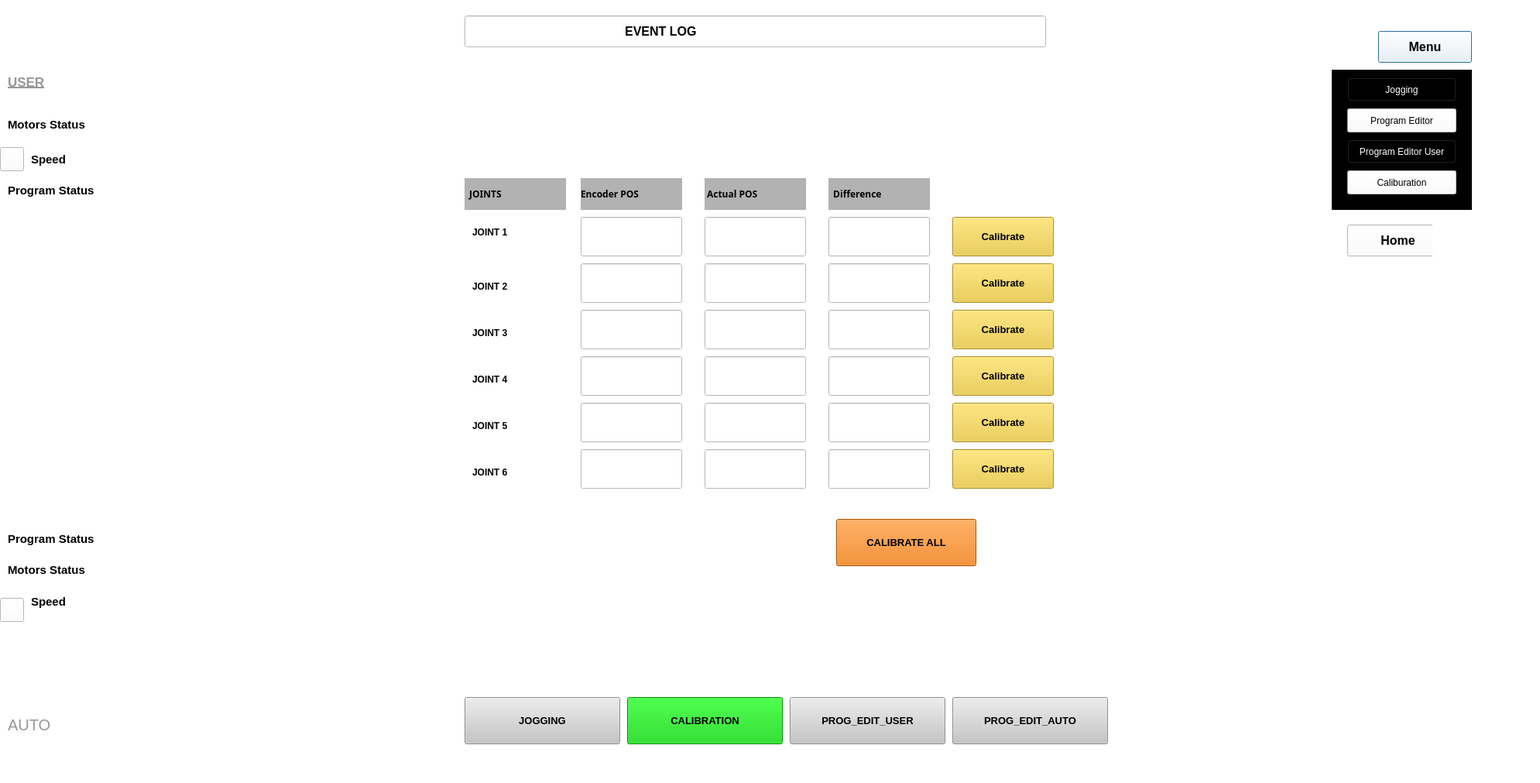
<?xml version="1.0" encoding="UTF-8"?>
<ui version="4.0">
 <class>Dialog</class>
 <widget class="QDialog" name="Dialog">
  <property name="geometry">
   <rect>
    <x>0</x>
    <y>0</y>
    <width>1989</width>
    <height>1011</height>
   </rect>
  </property>
  <property name="windowTitle">
   <string>Dialog</string>
  </property>
  <property name="styleSheet">
   <string notr="true">background-color: rgb(255, 255, 255);</string>
  </property>
  <widget class="QLineEdit" name="lineEdit">
   <property name="geometry">
    <rect>
     <x>600</x>
     <y>20</y>
     <width>751</width>
     <height>41</height>
    </rect>
   </property>
   <property name="font">
    <font>
     <pointsize>12</pointsize>
     <weight>75</weight>
     <bold>true</bold>
    </font>
   </property>
   <property name="text">
    <string>                                              EVENT LOG</string>
   </property>
  </widget>
  <widget class="QLabel" name="label_4">
   <property name="geometry">
    <rect>
     <x>610</x>
     <y>30</y>
     <width>21</width>
     <height>21</height>
    </rect>
   </property>
   <property name="text">
    <string/>
   </property>
   <property name="pixmap">
    <pixmap>../images_home/info.png</pixmap>
   </property>
   <property name="scaledContents">
    <bool>true</bool>
   </property>
  </widget>
  <widget class="QLabel" name="label_6">
   <property name="geometry">
    <rect>
     <x>1540</x>
     <y>700</y>
     <width>311</width>
     <height>251</height>
    </rect>
   </property>
   <property name="text">
    <string/>
   </property>
   <property name="pixmap">
    <pixmap>../images_home/1.png</pixmap>
   </property>
   <property name="scaledContents">
    <bool>true</bool>
   </property>
  </widget>
  <widget class="QLabel" name="label_10">
   <property name="geometry">
    <rect>
     <x>10</x>
     <y>80</y>
     <width>131</width>
     <height>51</height>
    </rect>
   </property>
   <property name="font">
    <font>
     <pointsize>13</pointsize>
     <weight>75</weight>
     <italic>false</italic>
     <bold>true</bold>
     <underline>true</underline>
    </font>
   </property>
   <property name="styleSheet">
    <string notr="true">color:rgb(151, 151, 151);
font-size:13pt;</string>
   </property>
   <property name="text">
    <string>USER</string>
   </property>
  </widget>
  <widget class="QLabel" name="label_9">
   <property name="geometry">
    <rect>
     <x>10</x>
     <y>10</y>
     <width>51</width>
     <height>61</height>
    </rect>
   </property>
   <property name="text">
    <string/>
   </property>
   <property name="pixmap">
    <pixmap>../images_home/U.png</pixmap>
   </property>
   <property name="scaledContents">
    <bool>true</bool>
   </property>
  </widget>
  <widget class="QPushButton" name="homemenubtn1">
   <property name="geometry">
    <rect>
     <x>1780</x>
     <y>40</y>
     <width>121</width>
     <height>41</height>
    </rect>
   </property>
   <property name="font">
    <font>
     <pointsize>12</pointsize>
     <weight>75</weight>
     <bold>true</bold>
    </font>
   </property>
   <property name="text">
    <string>Menu</string>
   </property>
   <property name="icon">
    <iconset>
     <normaloff>:/symbol/menu.png</normaloff>:/symbol/menu.png</iconset>
   </property>
  </widget>
  <widget class="QLabel" name="label">
   <property name="geometry">
    <rect>
     <x>610</x>
     <y>290</y>
     <width>71</width>
     <height>20</height>
    </rect>
   </property>
   <property name="font">
    <font>
     <pointsize>9</pointsize>
     <weight>75</weight>
     <bold>true</bold>
    </font>
   </property>
   <property name="text">
    <string>JOINT 1</string>
   </property>
  </widget>
  <widget class="QLabel" name="label_2">
   <property name="geometry">
    <rect>
     <x>610</x>
     <y>360</y>
     <width>71</width>
     <height>20</height>
    </rect>
   </property>
   <property name="font">
    <font>
     <pointsize>9</pointsize>
     <weight>75</weight>
     <bold>true</bold>
    </font>
   </property>
   <property name="text">
    <string>JOINT 2</string>
   </property>
  </widget>
  <widget class="QLabel" name="label_5">
   <property name="geometry">
    <rect>
     <x>610</x>
     <y>420</y>
     <width>81</width>
     <height>20</height>
    </rect>
   </property>
   <property name="font">
    <font>
     <pointsize>9</pointsize>
     <weight>75</weight>
     <bold>true</bold>
    </font>
   </property>
   <property name="text">
    <string>JOINT 3</string>
   </property>
  </widget>
  <widget class="QLabel" name="label_12">
   <property name="geometry">
    <rect>
     <x>610</x>
     <y>480</y>
     <width>81</width>
     <height>20</height>
    </rect>
   </property>
   <property name="font">
    <font>
     <pointsize>9</pointsize>
     <weight>75</weight>
     <bold>true</bold>
    </font>
   </property>
   <property name="text">
    <string>JOINT 4</string>
   </property>
  </widget>
  <widget class="QLabel" name="label_13">
   <property name="geometry">
    <rect>
     <x>610</x>
     <y>540</y>
     <width>71</width>
     <height>20</height>
    </rect>
   </property>
   <property name="font">
    <font>
     <pointsize>9</pointsize>
     <weight>75</weight>
     <bold>true</bold>
    </font>
   </property>
   <property name="text">
    <string>JOINT 5</string>
   </property>
  </widget>
  <widget class="QLabel" name="label_15">
   <property name="geometry">
    <rect>
     <x>610</x>
     <y>600</y>
     <width>71</width>
     <height>20</height>
    </rect>
   </property>
   <property name="font">
    <font>
     <pointsize>9</pointsize>
     <weight>75</weight>
     <bold>true</bold>
    </font>
   </property>
   <property name="text">
    <string>JOINT 6</string>
   </property>
  </widget>
  <widget class="QLabel" name="label_16">
   <property name="geometry">
    <rect>
     <x>600</x>
     <y>230</y>
     <width>131</width>
     <height>41</height>
    </rect>
   </property>
   <property name="font">
    <font>
     <family>MS Reference Sans Serif</family>
     <pointsize>9</pointsize>
     <weight>75</weight>
     <bold>true</bold>
    </font>
   </property>
   <property name="styleSheet">
    <string notr="true">background-color: rgb(178, 178, 178);</string>
   </property>
   <property name="text">
    <string>  JOINTS</string>
   </property>
  </widget>
  <widget class="QLabel" name="label_17">
   <property name="geometry">
    <rect>
     <x>750</x>
     <y>230</y>
     <width>131</width>
     <height>41</height>
    </rect>
   </property>
   <property name="font">
    <font>
     <family>MS Reference Sans Serif</family>
     <pointsize>9</pointsize>
     <weight>75</weight>
     <bold>true</bold>
    </font>
   </property>
   <property name="styleSheet">
    <string notr="true">background-color: rgb(178, 178, 178);</string>
   </property>
   <property name="text">
    <string>Encoder POS</string>
   </property>
  </widget>
  <widget class="QLabel" name="label_18">
   <property name="geometry">
    <rect>
     <x>910</x>
     <y>230</y>
     <width>131</width>
     <height>41</height>
    </rect>
   </property>
   <property name="font">
    <font>
     <family>MS Reference Sans Serif</family>
     <pointsize>9</pointsize>
     <weight>75</weight>
     <bold>true</bold>
    </font>
   </property>
   <property name="styleSheet">
    <string notr="true">background-color: rgb(178, 178, 178);</string>
   </property>
   <property name="text">
    <string> Actual POS</string>
   </property>
  </widget>
  <widget class="QLabel" name="label_19">
   <property name="geometry">
    <rect>
     <x>1070</x>
     <y>230</y>
     <width>131</width>
     <height>41</height>
    </rect>
   </property>
   <property name="font">
    <font>
     <family>MS Reference Sans Serif</family>
     <pointsize>9</pointsize>
     <weight>75</weight>
     <bold>true</bold>
    </font>
   </property>
   <property name="styleSheet">
    <string notr="true">background-color: rgb(178, 178, 178);</string>
   </property>
   <property name="text">
    <string>  Difference</string>
   </property>
  </widget>
  <widget class="QPushButton" name="pushButton_10">
   <property name="geometry">
    <rect>
     <x>1230</x>
     <y>580</y>
     <width>131</width>
     <height>51</height>
    </rect>
   </property>
   <property name="font">
    <font>
     <pointsize>10</pointsize>
     <weight>75</weight>
     <bold>true</bold>
    </font>
   </property>
   <property name="styleSheet">
    <string notr="true">background-color: rgb(235, 199, 51);</string>
   </property>
   <property name="text">
    <string>Calibrate</string>
   </property>
  </widget>
  <widget class="QLabel" name="label_20">
   <property name="geometry">
    <rect>
     <x>1370</x>
     <y>290</y>
     <width>35</width>
     <height>31</height>
    </rect>
   </property>
   <property name="text">
    <string/>
   </property>
   <property name="pixmap">
    <pixmap>:/NEW/LOGIN/Images_UI/lock-fotor-bg-remover-2023090612198.png</pixmap>
   </property>
   <property name="scaledContents">
    <bool>true</bool>
   </property>
  </widget>
  <widget class="QLabel" name="label_21">
   <property name="geometry">
    <rect>
     <x>1370</x>
     <y>330</y>
     <width>35</width>
     <height>31</height>
    </rect>
   </property>
   <property name="text">
    <string/>
   </property>
   <property name="pixmap">
    <pixmap>:/NEW/LOGIN/Images_UI/lock-fotor-bg-remover-2023090612198.png</pixmap>
   </property>
   <property name="scaledContents">
    <bool>true</bool>
   </property>
  </widget>
  <widget class="QLabel" name="label_22">
   <property name="geometry">
    <rect>
     <x>1370</x>
     <y>380</y>
     <width>35</width>
     <height>31</height>
    </rect>
   </property>
   <property name="text">
    <string/>
   </property>
   <property name="pixmap">
    <pixmap>:/NEW/LOGIN/Images_UI/lock-fotor-bg-remover-2023090612198.png</pixmap>
   </property>
   <property name="scaledContents">
    <bool>true</bool>
   </property>
  </widget>
  <widget class="QLabel" name="label_23">
   <property name="geometry">
    <rect>
     <x>1370</x>
     <y>430</y>
     <width>35</width>
     <height>31</height>
    </rect>
   </property>
   <property name="text">
    <string/>
   </property>
   <property name="pixmap">
    <pixmap>:/NEW/LOGIN/Images_UI/lock-fotor-bg-remover-2023090612198.png</pixmap>
   </property>
   <property name="scaledContents">
    <bool>true</bool>
   </property>
  </widget>
  <widget class="QLabel" name="label_24">
   <property name="geometry">
    <rect>
     <x>1370</x>
     <y>480</y>
     <width>35</width>
     <height>31</height>
    </rect>
   </property>
   <property name="text">
    <string/>
   </property>
   <property name="pixmap">
    <pixmap>:/NEW/LOGIN/Images_UI/lock-fotor-bg-remover-2023090612198.png</pixmap>
   </property>
   <property name="scaledContents">
    <bool>true</bool>
   </property>
  </widget>
  <widget class="QPushButton" name="pushButton_12">
   <property name="geometry">
    <rect>
     <x>1080</x>
     <y>670</y>
     <width>181</width>
     <height>61</height>
    </rect>
   </property>
   <property name="font">
    <font>
     <pointsize>10</pointsize>
     <weight>75</weight>
     <bold>true</bold>
    </font>
   </property>
   <property name="styleSheet">
    <string notr="true">background-color: rgb(231, 115, 0);</string>
   </property>
   <property name="text">
    <string>CALIBRATE ALL</string>
   </property>
  </widget>
  <widget class="QLabel" name="label_26">
   <property name="geometry">
    <rect>
     <x>1250</x>
     <y>610</y>
     <width>35</width>
     <height>31</height>
    </rect>
   </property>
   <property name="text">
    <string/>
   </property>
   <property name="pixmap">
    <pixmap>:/NEW/LOGIN/Images_UI/lock-fotor-bg-remover-2023090612198.png</pixmap>
   </property>
   <property name="scaledContents">
    <bool>true</bool>
   </property>
  </widget>
  <widget class="QLabel" name="label_28">
   <property name="geometry">
    <rect>
     <x>0</x>
     <y>310</y>
     <width>131</width>
     <height>251</height>
    </rect>
   </property>
   <property name="text">
    <string/>
   </property>
   <property name="pixmap">
    <pixmap>:/NEW/LOGIN/Images_UI/cal.png</pixmap>
   </property>
   <property name="scaledContents">
    <bool>true</bool>
   </property>
  </widget>
  <widget class="QLabel" name="label_25">
   <property name="geometry">
    <rect>
     <x>1370</x>
     <y>530</y>
     <width>35</width>
     <height>31</height>
    </rect>
   </property>
   <property name="text">
    <string/>
   </property>
   <property name="pixmap">
    <pixmap>:/NEW/LOGIN/Images_UI/lock-fotor-bg-remover-2023090612198.png</pixmap>
   </property>
   <property name="scaledContents">
    <bool>true</bool>
   </property>
  </widget>
  <widget class="QLineEdit" name="lineEdit_31">
   <property name="geometry">
    <rect>
     <x>750</x>
     <y>280</y>
     <width>131</width>
     <height>51</height>
    </rect>
   </property>
   <property name="font">
    <font>
     <pointsize>9</pointsize>
     <weight>75</weight>
     <bold>true</bold>
    </font>
   </property>
   <property name="text">
    <string/>
   </property>
  </widget>
  <widget class="QLabel" name="label_27">
   <property name="geometry">
    <rect>
     <x>0</x>
     <y>320</y>
     <width>121</width>
     <height>251</height>
    </rect>
   </property>
   <property name="text">
    <string/>
   </property>
   <property name="pixmap">
    <pixmap>../images_home/cal.png</pixmap>
   </property>
   <property name="scaledContents">
    <bool>true</bool>
   </property>
  </widget>
  <widget class="QLabel" name="label_29">
   <property name="geometry">
    <rect>
     <x>1370</x>
     <y>290</y>
     <width>31</width>
     <height>31</height>
    </rect>
   </property>
   <property name="text">
    <string/>
   </property>
   <property name="pixmap">
    <pixmap>../images_home/lock-fotor-bg-remover-2023090612198.png</pixmap>
   </property>
   <property name="scaledContents">
    <bool>true</bool>
   </property>
  </widget>
  <widget class="QLineEdit" name="lineEdit_32">
   <property name="geometry">
    <rect>
     <x>750</x>
     <y>400</y>
     <width>131</width>
     <height>51</height>
    </rect>
   </property>
   <property name="font">
    <font>
     <pointsize>9</pointsize>
     <weight>75</weight>
     <bold>true</bold>
    </font>
   </property>
   <property name="text">
    <string/>
   </property>
  </widget>
  <widget class="QLineEdit" name="lineEdit_33">
   <property name="geometry">
    <rect>
     <x>750</x>
     <y>340</y>
     <width>131</width>
     <height>51</height>
    </rect>
   </property>
   <property name="font">
    <font>
     <pointsize>9</pointsize>
     <weight>75</weight>
     <bold>true</bold>
    </font>
   </property>
   <property name="text">
    <string/>
   </property>
  </widget>
  <widget class="QLineEdit" name="lineEdit_34">
   <property name="geometry">
    <rect>
     <x>750</x>
     <y>580</y>
     <width>131</width>
     <height>51</height>
    </rect>
   </property>
   <property name="font">
    <font>
     <pointsize>9</pointsize>
     <weight>75</weight>
     <bold>true</bold>
    </font>
   </property>
   <property name="text">
    <string/>
   </property>
  </widget>
  <widget class="QLineEdit" name="lineEdit_35">
   <property name="geometry">
    <rect>
     <x>750</x>
     <y>520</y>
     <width>131</width>
     <height>51</height>
    </rect>
   </property>
   <property name="font">
    <font>
     <pointsize>9</pointsize>
     <weight>75</weight>
     <bold>true</bold>
    </font>
   </property>
   <property name="text">
    <string/>
   </property>
  </widget>
  <widget class="QLineEdit" name="lineEdit_36">
   <property name="geometry">
    <rect>
     <x>750</x>
     <y>460</y>
     <width>131</width>
     <height>51</height>
    </rect>
   </property>
   <property name="font">
    <font>
     <pointsize>9</pointsize>
     <weight>75</weight>
     <bold>true</bold>
    </font>
   </property>
   <property name="text">
    <string/>
   </property>
  </widget>
  <widget class="QLineEdit" name="lineEdit_37">
   <property name="geometry">
    <rect>
     <x>910</x>
     <y>280</y>
     <width>131</width>
     <height>51</height>
    </rect>
   </property>
   <property name="font">
    <font>
     <pointsize>9</pointsize>
     <weight>75</weight>
     <bold>true</bold>
    </font>
   </property>
   <property name="text">
    <string/>
   </property>
  </widget>
  <widget class="QLineEdit" name="lineEdit_38">
   <property name="geometry">
    <rect>
     <x>910</x>
     <y>340</y>
     <width>131</width>
     <height>51</height>
    </rect>
   </property>
   <property name="font">
    <font>
     <pointsize>9</pointsize>
     <weight>75</weight>
     <bold>true</bold>
    </font>
   </property>
   <property name="text">
    <string/>
   </property>
  </widget>
  <widget class="QLineEdit" name="lineEdit_40">
   <property name="geometry">
    <rect>
     <x>910</x>
     <y>400</y>
     <width>131</width>
     <height>51</height>
    </rect>
   </property>
   <property name="font">
    <font>
     <pointsize>9</pointsize>
     <weight>75</weight>
     <bold>true</bold>
    </font>
   </property>
   <property name="text">
    <string/>
   </property>
  </widget>
  <widget class="QLineEdit" name="lineEdit_41">
   <property name="geometry">
    <rect>
     <x>1070</x>
     <y>580</y>
     <width>131</width>
     <height>51</height>
    </rect>
   </property>
   <property name="font">
    <font>
     <pointsize>9</pointsize>
     <weight>75</weight>
     <bold>true</bold>
    </font>
   </property>
   <property name="text">
    <string/>
   </property>
  </widget>
  <widget class="QLineEdit" name="lineEdit_42">
   <property name="geometry">
    <rect>
     <x>1070</x>
     <y>520</y>
     <width>131</width>
     <height>51</height>
    </rect>
   </property>
   <property name="font">
    <font>
     <pointsize>9</pointsize>
     <weight>75</weight>
     <bold>true</bold>
    </font>
   </property>
   <property name="text">
    <string/>
   </property>
  </widget>
  <widget class="QLineEdit" name="lineEdit_43">
   <property name="geometry">
    <rect>
     <x>1070</x>
     <y>460</y>
     <width>131</width>
     <height>51</height>
    </rect>
   </property>
   <property name="font">
    <font>
     <pointsize>9</pointsize>
     <weight>75</weight>
     <bold>true</bold>
    </font>
   </property>
   <property name="text">
    <string/>
   </property>
  </widget>
  <widget class="QLineEdit" name="lineEdit_44">
   <property name="geometry">
    <rect>
     <x>1070</x>
     <y>400</y>
     <width>131</width>
     <height>51</height>
    </rect>
   </property>
   <property name="font">
    <font>
     <pointsize>9</pointsize>
     <weight>75</weight>
     <bold>true</bold>
    </font>
   </property>
   <property name="text">
    <string/>
   </property>
  </widget>
  <widget class="QLineEdit" name="lineEdit_45">
   <property name="geometry">
    <rect>
     <x>1070</x>
     <y>340</y>
     <width>131</width>
     <height>51</height>
    </rect>
   </property>
   <property name="font">
    <font>
     <pointsize>9</pointsize>
     <weight>75</weight>
     <bold>true</bold>
    </font>
   </property>
   <property name="text">
    <string/>
   </property>
  </widget>
  <widget class="QLineEdit" name="lineEdit_46">
   <property name="geometry">
    <rect>
     <x>1070</x>
     <y>280</y>
     <width>131</width>
     <height>51</height>
    </rect>
   </property>
   <property name="font">
    <font>
     <pointsize>9</pointsize>
     <weight>75</weight>
     <bold>true</bold>
    </font>
   </property>
   <property name="text">
    <string/>
   </property>
  </widget>
  <widget class="QLineEdit" name="lineEdit_47">
   <property name="geometry">
    <rect>
     <x>910</x>
     <y>460</y>
     <width>131</width>
     <height>51</height>
    </rect>
   </property>
   <property name="font">
    <font>
     <pointsize>9</pointsize>
     <weight>75</weight>
     <bold>true</bold>
    </font>
   </property>
   <property name="text">
    <string/>
   </property>
  </widget>
  <widget class="QLineEdit" name="lineEdit_48">
   <property name="geometry">
    <rect>
     <x>910</x>
     <y>520</y>
     <width>131</width>
     <height>51</height>
    </rect>
   </property>
   <property name="font">
    <font>
     <pointsize>9</pointsize>
     <weight>75</weight>
     <bold>true</bold>
    </font>
   </property>
   <property name="text">
    <string/>
   </property>
  </widget>
  <widget class="QLineEdit" name="lineEdit_49">
   <property name="geometry">
    <rect>
     <x>910</x>
     <y>580</y>
     <width>131</width>
     <height>51</height>
    </rect>
   </property>
   <property name="font">
    <font>
     <pointsize>9</pointsize>
     <weight>75</weight>
     <bold>true</bold>
    </font>
   </property>
   <property name="text">
    <string/>
   </property>
  </widget>
  <widget class="QPushButton" name="pushButton_11">
   <property name="geometry">
    <rect>
     <x>1230</x>
     <y>280</y>
     <width>131</width>
     <height>51</height>
    </rect>
   </property>
   <property name="font">
    <font>
     <pointsize>10</pointsize>
     <weight>75</weight>
     <bold>true</bold>
    </font>
   </property>
   <property name="styleSheet">
    <string notr="true">background-color: rgb(235, 199, 51);</string>
   </property>
   <property name="text">
    <string>Calibrate</string>
   </property>
  </widget>
  <widget class="QPushButton" name="pushButton_13">
   <property name="geometry">
    <rect>
     <x>1230</x>
     <y>340</y>
     <width>131</width>
     <height>51</height>
    </rect>
   </property>
   <property name="font">
    <font>
     <pointsize>10</pointsize>
     <weight>75</weight>
     <bold>true</bold>
    </font>
   </property>
   <property name="styleSheet">
    <string notr="true">background-color: rgb(235, 199, 51);</string>
   </property>
   <property name="text">
    <string>Calibrate</string>
   </property>
  </widget>
  <widget class="QPushButton" name="pushButton_14">
   <property name="geometry">
    <rect>
     <x>1230</x>
     <y>400</y>
     <width>131</width>
     <height>51</height>
    </rect>
   </property>
   <property name="font">
    <font>
     <pointsize>10</pointsize>
     <weight>75</weight>
     <bold>true</bold>
    </font>
   </property>
   <property name="styleSheet">
    <string notr="true">background-color: rgb(235, 199, 51);</string>
   </property>
   <property name="text">
    <string>Calibrate</string>
   </property>
  </widget>
  <widget class="QPushButton" name="pushButton_15">
   <property name="geometry">
    <rect>
     <x>1230</x>
     <y>460</y>
     <width>131</width>
     <height>51</height>
    </rect>
   </property>
   <property name="font">
    <font>
     <pointsize>10</pointsize>
     <weight>75</weight>
     <bold>true</bold>
    </font>
   </property>
   <property name="styleSheet">
    <string notr="true">background-color: rgb(235, 199, 51);</string>
   </property>
   <property name="text">
    <string>Calibrate</string>
   </property>
  </widget>
  <widget class="QPushButton" name="pushButton_16">
   <property name="geometry">
    <rect>
     <x>1230</x>
     <y>520</y>
     <width>131</width>
     <height>51</height>
    </rect>
   </property>
   <property name="font">
    <font>
     <pointsize>10</pointsize>
     <weight>75</weight>
     <bold>true</bold>
    </font>
   </property>
   <property name="styleSheet">
    <string notr="true">background-color: rgb(235, 199, 51);</string>
   </property>
   <property name="text">
    <string>Calibrate</string>
   </property>
  </widget>
  <widget class="QLabel" name="label_30">
   <property name="geometry">
    <rect>
     <x>1370</x>
     <y>350</y>
     <width>31</width>
     <height>31</height>
    </rect>
   </property>
   <property name="text">
    <string/>
   </property>
   <property name="pixmap">
    <pixmap>../images_home/lock-fotor-bg-remover-2023090612198.png</pixmap>
   </property>
   <property name="scaledContents">
    <bool>true</bool>
   </property>
  </widget>
  <widget class="QLabel" name="label_31">
   <property name="geometry">
    <rect>
     <x>1370</x>
     <y>410</y>
     <width>31</width>
     <height>31</height>
    </rect>
   </property>
   <property name="text">
    <string/>
   </property>
   <property name="pixmap">
    <pixmap>../images_home/lock-fotor-bg-remover-2023090612198.png</pixmap>
   </property>
   <property name="scaledContents">
    <bool>true</bool>
   </property>
  </widget>
  <widget class="QLabel" name="label_32">
   <property name="geometry">
    <rect>
     <x>1370</x>
     <y>470</y>
     <width>31</width>
     <height>31</height>
    </rect>
   </property>
   <property name="text">
    <string/>
   </property>
   <property name="pixmap">
    <pixmap>../images_home/lock-fotor-bg-remover-2023090612198.png</pixmap>
   </property>
   <property name="scaledContents">
    <bool>true</bool>
   </property>
  </widget>
  <widget class="QLabel" name="label_33">
   <property name="geometry">
    <rect>
     <x>1370</x>
     <y>530</y>
     <width>31</width>
     <height>31</height>
    </rect>
   </property>
   <property name="text">
    <string/>
   </property>
   <property name="pixmap">
    <pixmap>../images_home/lock-fotor-bg-remover-2023090612198.png</pixmap>
   </property>
   <property name="scaledContents">
    <bool>true</bool>
   </property>
  </widget>
  <widget class="QLabel" name="label_34">
   <property name="geometry">
    <rect>
     <x>1370</x>
     <y>590</y>
     <width>31</width>
     <height>31</height>
    </rect>
   </property>
   <property name="text">
    <string/>
   </property>
   <property name="pixmap">
    <pixmap>../images_home/lock-fotor-bg-remover-2023090612198.png</pixmap>
   </property>
   <property name="scaledContents">
    <bool>true</bool>
   </property>
  </widget>
  <widget class="QLabel" name="label_35">
   <property name="geometry">
    <rect>
     <x>1270</x>
     <y>680</y>
     <width>31</width>
     <height>31</height>
    </rect>
   </property>
   <property name="text">
    <string/>
   </property>
   <property name="pixmap">
    <pixmap>../images_home/lock-fotor-bg-remover-2023090612198.png</pixmap>
   </property>
   <property name="scaledContents">
    <bool>true</bool>
   </property>
  </widget>
  <widget class="QStackedWidget" name="stackedWidget">
   <property name="geometry">
    <rect>
     <x>1720</x>
     <y>90</y>
     <width>181</width>
     <height>181</height>
    </rect>
   </property>
   <property name="styleSheet">
    <string notr="true">background-color: rgb(0, 0, 0);
border-color: rgb(170, 0, 0);</string>
   </property>
   <property name="currentIndex">
    <number>0</number>
   </property>
   <widget class="QWidget" name="page">
    <widget class="QPushButton" name="joggingbtn2">
     <property name="geometry">
      <rect>
       <x>20</x>
       <y>10</y>
       <width>141</width>
       <height>31</height>
      </rect>
     </property>
     <property name="styleSheet">
      <string notr="true">color: rgb(255, 255, 255);</string>
     </property>
     <property name="text">
      <string>Jogging</string>
     </property>
     <property name="shortcut">
      <string>J</string>
     </property>
    </widget>
    <widget class="QPushButton" name="programbtn3">
     <property name="geometry">
      <rect>
       <x>20</x>
       <y>50</y>
       <width>141</width>
       <height>31</height>
      </rect>
     </property>
     <property name="styleSheet">
      <string notr="true">background-color: rgb(255, 255, 255);</string>
     </property>
     <property name="text">
      <string>Program Editor</string>
     </property>
    </widget>
    <widget class="QPushButton" name="calibratebtn">
     <property name="geometry">
      <rect>
       <x>20</x>
       <y>130</y>
       <width>141</width>
       <height>31</height>
      </rect>
     </property>
     <property name="styleSheet">
      <string notr="true">background-color: rgb(255, 255, 255);</string>
     </property>
     <property name="text">
      <string>Caliburation</string>
     </property>
    </widget>
    <widget class="QPushButton" name="eventlogbtn2">
     <property name="geometry">
      <rect>
       <x>20</x>
       <y>90</y>
       <width>141</width>
       <height>31</height>
      </rect>
     </property>
     <property name="styleSheet">
      <string notr="true">color: rgb(255, 255, 255);</string>
     </property>
     <property name="text">
      <string>Program Editor User</string>
     </property>
    </widget>
   </widget>
   <widget class="QWidget" name="page_2">
    <widget class="QPushButton" name="pushButton_18">
     <property name="geometry">
      <rect>
       <x>20</x>
       <y>10</y>
       <width>91</width>
       <height>31</height>
      </rect>
     </property>
     <property name="text">
      <string>PushButton</string>
     </property>
    </widget>
    <widget class="QPushButton" name="pushButton_20">
     <property name="geometry">
      <rect>
       <x>60</x>
       <y>50</y>
       <width>91</width>
       <height>31</height>
      </rect>
     </property>
     <property name="text">
      <string>PushButton</string>
     </property>
    </widget>
   </widget>
  </widget>
  <widget class="QPushButton" name="hmmenubtn4">
   <property name="geometry">
    <rect>
     <x>1740</x>
     <y>290</y>
     <width>131</width>
     <height>41</height>
    </rect>
   </property>
   <property name="font">
    <font>
     <pointsize>12</pointsize>
     <weight>75</weight>
     <bold>true</bold>
    </font>
   </property>
   <property name="text">
    <string>Home</string>
   </property>
   <property name="icon">
    <iconset>
     <normaloff>:/symbol/menu.png</normaloff>:/symbol/menu.png</iconset>
   </property>
  </widget>
  <widget class="QLabel" name="label_3">
   <property name="geometry">
    <rect>
     <x>1850</x>
     <y>280</y>
     <width>51</width>
     <height>61</height>
    </rect>
   </property>
   <property name="text">
    <string/>
   </property>
   <property name="pixmap">
    <pixmap>home.png</pixmap>
   </property>
   <property name="scaledContents">
    <bool>true</bool>
   </property>
  </widget>
  <widget class="QPushButton" name="jogybtn4">
   <property name="geometry">
    <rect>
     <x>600</x>
     <y>900</y>
     <width>201</width>
     <height>61</height>
    </rect>
   </property>
   <property name="font">
    <font>
     <pointsize>10</pointsize>
     <weight>75</weight>
     <bold>true</bold>
    </font>
   </property>
   <property name="styleSheet">
    <string notr="true">background-color: rgb(255, 169, 21);
background-color: rgb(197, 197, 197);
</string>
   </property>
   <property name="text">
    <string>JOGGING</string>
   </property>
  </widget>
  <widget class="QPushButton" name="prguserbtn4">
   <property name="geometry">
    <rect>
     <x>1020</x>
     <y>900</y>
     <width>201</width>
     <height>61</height>
    </rect>
   </property>
   <property name="font">
    <font>
     <pointsize>10</pointsize>
     <weight>75</weight>
     <bold>true</bold>
    </font>
   </property>
   <property name="styleSheet">
    <string notr="true">background-color: rgb(255, 169, 21);
background-color: rgb(197, 197, 197);
</string>
   </property>
   <property name="text">
    <string>PROG_EDIT_USER</string>
   </property>
  </widget>
  <widget class="QPushButton" name="prgautobtn4">
   <property name="geometry">
    <rect>
     <x>1230</x>
     <y>900</y>
     <width>201</width>
     <height>61</height>
    </rect>
   </property>
   <property name="font">
    <font>
     <pointsize>10</pointsize>
     <weight>75</weight>
     <bold>true</bold>
    </font>
   </property>
   <property name="styleSheet">
    <string notr="true">background-color: rgb(255, 169, 21);
background-color: rgb(197, 197, 197);
</string>
   </property>
   <property name="text">
    <string>PROG_EDIT_AUTO</string>
   </property>
  </widget>
  <widget class="QPushButton" name="increment_5">
   <property name="geometry">
    <rect>
     <x>810</x>
     <y>900</y>
     <width>201</width>
     <height>61</height>
    </rect>
   </property>
   <property name="font">
    <font>
     <pointsize>10</pointsize>
     <weight>75</weight>
     <bold>true</bold>
    </font>
   </property>
   <property name="styleSheet">
    <string notr="true">background-color: rgb(0, 201, 0);</string>
   </property>
   <property name="text">
    <string>CALIBRATION</string>
   </property>
  </widget>
  <widget class="QLabel" name="label_46">
   <property name="geometry">
    <rect>
     <x>10</x>
     <y>230</y>
     <width>201</width>
     <height>31</height>
    </rect>
   </property>
   <property name="font">
    <font>
     <pointsize>11</pointsize>
     <weight>75</weight>
     <bold>true</bold>
    </font>
   </property>
   <property name="text">
    <string>Program Status</string>
   </property>
  </widget>
  <widget class="QLabel" name="label_44">
   <property name="geometry">
    <rect>
     <x>10</x>
     <y>140</y>
     <width>211</width>
     <height>41</height>
    </rect>
   </property>
   <property name="font">
    <font>
     <pointsize>11</pointsize>
     <weight>75</weight>
     <bold>true</bold>
    </font>
   </property>
   <property name="text">
    <string>Motors Status</string>
   </property>
  </widget>
  <widget class="QLabel" name="label_45">
   <property name="geometry">
    <rect>
     <x>40</x>
     <y>190</y>
     <width>111</width>
     <height>31</height>
    </rect>
   </property>
   <property name="font">
    <font>
     <pointsize>11</pointsize>
     <weight>75</weight>
     <bold>true</bold>
    </font>
   </property>
   <property name="text">
    <string>Speed</string>
   </property>
  </widget>
  <widget class="QPushButton" name="pushButton_2">
   <property name="geometry">
    <rect>
     <x>0</x>
     <y>190</y>
     <width>31</width>
     <height>31</height>
    </rect>
   </property>
   <property name="font">
    <font>
     <weight>75</weight>
     <bold>true</bold>
    </font>
   </property>
   <property name="text">
    <string/>
   </property>
   <property name="icon">
    <iconset>
     <normaloff>../images_home/speed_img.png</normaloff>../images_home/speed_img.png</iconset>
   </property>
  </widget>
  <widget class="QLabel" name="label_47">
   <property name="geometry">
    <rect>
     <x>10</x>
     <y>680</y>
     <width>221</width>
     <height>31</height>
    </rect>
   </property>
   <property name="font">
    <font>
     <pointsize>11</pointsize>
     <weight>75</weight>
     <bold>true</bold>
    </font>
   </property>
   <property name="text">
    <string>Program Status</string>
   </property>
  </widget>
  <widget class="QLabel" name="label_49">
   <property name="geometry">
    <rect>
     <x>40</x>
     <y>761</y>
     <width>111</width>
     <height>31</height>
    </rect>
   </property>
   <property name="font">
    <font>
     <pointsize>11</pointsize>
     <weight>75</weight>
     <bold>true</bold>
    </font>
   </property>
   <property name="text">
    <string>Speed</string>
   </property>
  </widget>
  <widget class="QPushButton" name="pushButton_6">
   <property name="geometry">
    <rect>
     <x>0</x>
     <y>772</y>
     <width>31</width>
     <height>31</height>
    </rect>
   </property>
   <property name="font">
    <font>
     <weight>75</weight>
     <bold>true</bold>
    </font>
   </property>
   <property name="text">
    <string/>
   </property>
   <property name="icon">
    <iconset>
     <normaloff>../images_home/speed_img.png</normaloff>../images_home/speed_img.png</iconset>
   </property>
  </widget>
  <widget class="QLabel" name="label_7">
   <property name="geometry">
    <rect>
     <x>10</x>
     <y>840</y>
     <width>51</width>
     <height>61</height>
    </rect>
   </property>
   <property name="text">
    <string/>
   </property>
   <property name="pixmap">
    <pixmap>../images_home/a-removebg-preview.png</pixmap>
   </property>
   <property name="scaledContents">
    <bool>true</bool>
   </property>
  </widget>
  <widget class="QLabel" name="label_48">
   <property name="geometry">
    <rect>
     <x>10</x>
     <y>715</y>
     <width>171</width>
     <height>41</height>
    </rect>
   </property>
   <property name="font">
    <font>
     <pointsize>11</pointsize>
     <weight>75</weight>
     <bold>true</bold>
    </font>
   </property>
   <property name="text">
    <string>Motors Status</string>
   </property>
  </widget>
  <widget class="QLabel" name="label_8">
   <property name="geometry">
    <rect>
     <x>10</x>
     <y>920</y>
     <width>91</width>
     <height>31</height>
    </rect>
   </property>
   <property name="font">
    <font>
     <pointsize>15</pointsize>
    </font>
   </property>
   <property name="styleSheet">
    <string notr="true">color:rgb(151, 151, 151);
font-size:15pt;</string>
   </property>
   <property name="text">
    <string>AUTO</string>
   </property>
  </widget>
  <zorder>label_26</zorder>
  <zorder>lineEdit</zorder>
  <zorder>label_4</zorder>
  <zorder>label_10</zorder>
  <zorder>label_9</zorder>
  <zorder>homemenubtn1</zorder>
  <zorder>label</zorder>
  <zorder>label_2</zorder>
  <zorder>label_5</zorder>
  <zorder>label_12</zorder>
  <zorder>label_13</zorder>
  <zorder>label_15</zorder>
  <zorder>label_16</zorder>
  <zorder>label_17</zorder>
  <zorder>label_18</zorder>
  <zorder>label_19</zorder>
  <zorder>pushButton_10</zorder>
  <zorder>label_20</zorder>
  <zorder>label_21</zorder>
  <zorder>label_22</zorder>
  <zorder>label_23</zorder>
  <zorder>label_24</zorder>
  <zorder>pushButton_12</zorder>
  <zorder>label_6</zorder>
  <zorder>label_28</zorder>
  <zorder>label_25</zorder>
  <zorder>lineEdit_31</zorder>
  <zorder>label_27</zorder>
  <zorder>label_29</zorder>
  <zorder>lineEdit_32</zorder>
  <zorder>lineEdit_33</zorder>
  <zorder>lineEdit_34</zorder>
  <zorder>lineEdit_35</zorder>
  <zorder>lineEdit_36</zorder>
  <zorder>lineEdit_37</zorder>
  <zorder>lineEdit_38</zorder>
  <zorder>lineEdit_40</zorder>
  <zorder>lineEdit_41</zorder>
  <zorder>lineEdit_42</zorder>
  <zorder>lineEdit_43</zorder>
  <zorder>lineEdit_44</zorder>
  <zorder>lineEdit_45</zorder>
  <zorder>lineEdit_46</zorder>
  <zorder>lineEdit_47</zorder>
  <zorder>lineEdit_48</zorder>
  <zorder>lineEdit_49</zorder>
  <zorder>pushButton_11</zorder>
  <zorder>pushButton_13</zorder>
  <zorder>pushButton_14</zorder>
  <zorder>pushButton_15</zorder>
  <zorder>pushButton_16</zorder>
  <zorder>label_30</zorder>
  <zorder>label_31</zorder>
  <zorder>label_32</zorder>
  <zorder>label_33</zorder>
  <zorder>label_34</zorder>
  <zorder>label_35</zorder>
  <zorder>stackedWidget</zorder>
  <zorder>hmmenubtn4</zorder>
  <zorder>label_3</zorder>
  <zorder>jogybtn4</zorder>
  <zorder>prguserbtn4</zorder>
  <zorder>prgautobtn4</zorder>
  <zorder>increment_5</zorder>
  <zorder>label_46</zorder>
  <zorder>label_44</zorder>
  <zorder>label_45</zorder>
  <zorder>pushButton_2</zorder>
  <zorder>label_47</zorder>
  <zorder>label_49</zorder>
  <zorder>pushButton_6</zorder>
  <zorder>label_7</zorder>
  <zorder>label_48</zorder>
  <zorder>label_8</zorder>
 </widget>
 <resources/>
 <connections/>
</ui>
